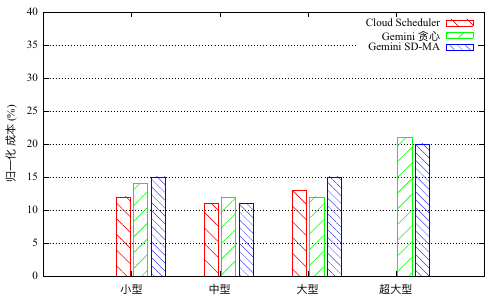

Generate this figure with gnuplot:
set term pdfcairo font "Times New Roman,12"
set output 'costmulti.pdf'
set style histogram gap 2
set style data histogram
set style fill transparent pattern 4 border
set boxwidth 0.8
set grid ytics
#unset xtics
#set xlabel ""
set ylabel "归一化 成本 (%)"
#set xtics rotate by -15
set yrange [0:40]
#set logscale y
#set key inside left top noreverse noenhanced autotitles
plot 'costmulti.dat' u 2:xtic(1) t "Cloud Scheduler", "" u 4:xtic(1) t "Gemini 贪心", "" u 5:xtic(1) t "Gemini SD-MA"
quit
